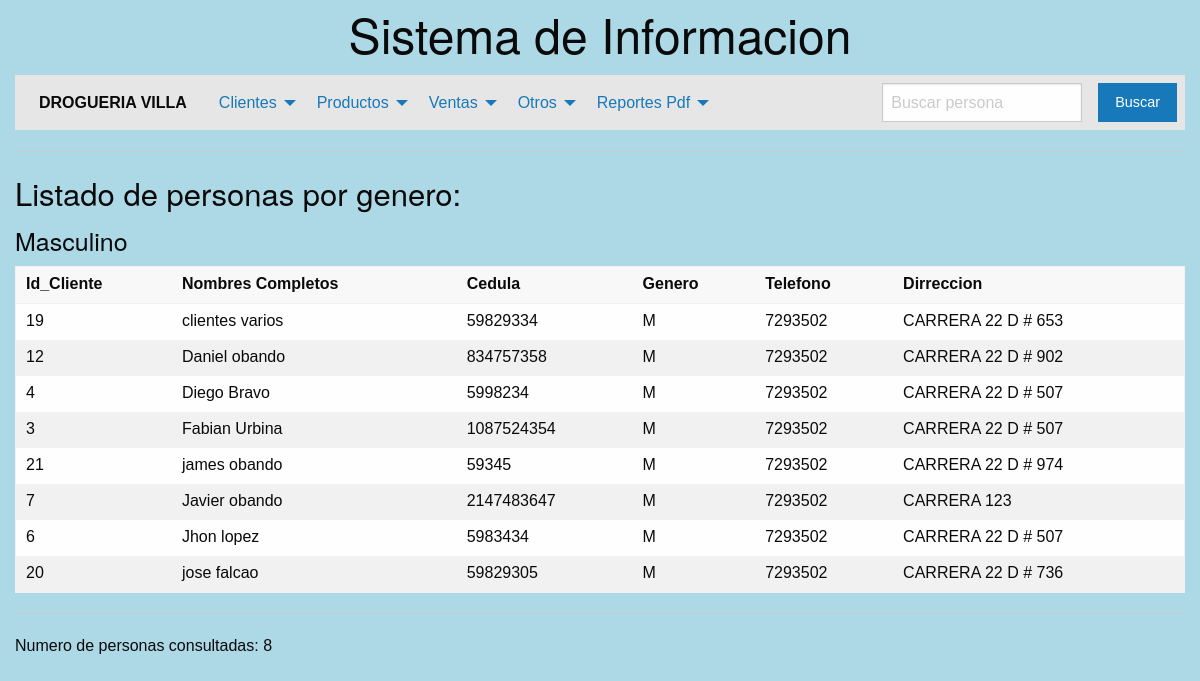
Screenshot of /consultar2.php?lstgen=M with the database file from the repository.
### tables this page shows
CREATE TABLE `cliente` (
  `id_usuario` int(10) NOT NULL,
  `nombre` varchar(150) NOT NULL,
  `cedula` int(10) NOT NULL,
  `genero` varchar(1) NOT NULL,
  `telefono` int(15) NOT NULL,
  `direccion` varchar(20) NOT NULL
);

### consultar2.php (the view, shortened to what this page needs)
<head>
  <link rel="stylesheet" href="css/foundation.css">
  <link rel="stylesheet" href="css/app.css">
</head>
<body>
  <div class="grid-container">
        <?php include('dibuja_menu.php'); ?>
        <h3>Listado de personas por genero:</h3>
        <?php
            $gen = $_GET["lstgen"];
            if ($gen == "M") echo "<h4>Masculino</h4>";
            else echo "<h4>Femenino</h4>";
        ?>
        <table>
            <thead>
                <th>Id_Cliente </th>
                <th>Nombres Completos </th>
                <th>Cedula </th>
                <th>Genero</th>
                <th>Telefono</th>
                <th>Dirreccion</th>
            </thead>
            <tbody>
                <?php
                    $bd  = conectar();
                    $sql = "select * from cliente  where genero='$gen' order by nombre";
                    $res = mysqli_query($bd,$sql);
                    $i=0;
                    while ($arr = mysqli_fetch_array($res)){
                        echo "<tr>";
                        echo "<td>" . $arr[0] . "</td>";
                        echo "<td>" . $arr[1] . "</td>";
                        echo "<td>" . $arr[2] . "</td>";
                        echo "<td>" . $arr[3] . "</td>";
                        echo "<td>" . $arr[4] . "</td>";
                        echo "<td>" . $arr[5] . "</td>";
                        echo "</tr>";
                        $i++;
                    }
                ?>
            </tbody>
        </table>
        <hr>
        <?php  echo "Numero de personas consultadas: $i" ?>
    </div>
</body>
</html>

### css/app.css (style rules this page uses)
body { background: #add8e6 ; }
body { font-family: Arial, sans-serif; }

### rows the page displays
cliente: id_usuario "19", nombre "clientes varios", cedula "59829334", genero "M", telefono "7293502", direccion "CARRERA 22 D # 653"
cliente: id_usuario "12", nombre "Daniel obando", cedula "834757358", genero "M", telefono "7293502", direccion "CARRERA 22 D # 902"
cliente: id_usuario "4", nombre "Diego Bravo", cedula "5998234", genero "M", telefono "7293502", direccion "CARRERA 22 D # 507"
cliente: id_usuario "3", nombre "Fabian Urbina", cedula "1087524354", genero "M", telefono "7293502", direccion "CARRERA 22 D # 507"
cliente: id_usuario "21", nombre "james obando", cedula "59345", genero "M", telefono "7293502", direccion "CARRERA 22 D # 974"
cliente: id_usuario "7", nombre "Javier obando", cedula "2147483647", genero "M", telefono "7293502", direccion "CARRERA 123"
cliente: id_usuario "6", nombre "Jhon lopez", cedula "5983434", genero "M", telefono "7293502", direccion "CARRERA 22 D # 507"
cliente: id_usuario "20", nombre "jose falcao", cedula "59829305", genero "M", telefono "7293502", direccion "CARRERA 22 D # 736"

### other values shown
$i "8"
